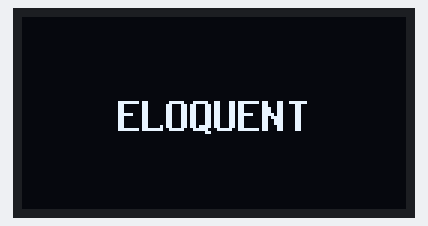
Simulated run of this program. Board: ESP32. Shown: 128×64 one-colour display.

Above: at 0.1 s.
At 4.1 s:
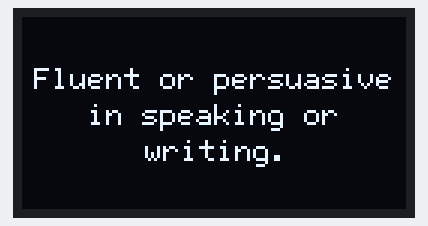
At 12.2 s:
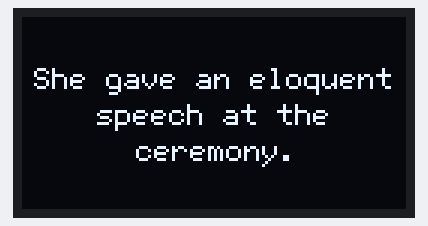

Measured:
- by itself, everything shown: repeats every 22.1 s, in 3 steps
- what the display in image 1 shows lasts 8.0 s, from 4.1 s to 12.1 s
- what the display in image 2 shows lasts 10.0 s, from 12.1 s to 22.1 s

The program:

main.cpp
```cpp
#include <Arduino.h>
#include <U8g2lib.h>

constexpr uint8_t OLED_CS_PIN = 21;
constexpr uint8_t OLED_DC_PIN = 17;
constexpr uint8_t OLED_RESET_PIN = 16;

constexpr uint16_t WORD_DURATION_MS = 4000;
constexpr uint16_t DEFINITION_DURATION_MS = 8000;
constexpr uint16_t EXAMPLE_DURATION_MS = 10000;

constexpr uint16_t BODY_MAX_WIDTH_PX = 120;
constexpr uint8_t BODY_MAX_LINES = 4;
constexpr uint8_t BODY_LINE_HEIGHT_PX = 12;

U8G2_SSD1309_128X64_NONAME0_F_4W_HW_SPI display(U8G2_R0, OLED_CS_PIN,
                                                OLED_DC_PIN, OLED_RESET_PIN);

struct VocabularyEntry {
  const char* word;
  const char* definition;
  const char* example;
};

const VocabularyEntry entry = {"ELOQUENT",
                               "Fluent or persuasive in speaking or writing.",
                               "She gave an eloquent speech at the ceremony."};

enum class DisplayPhase { Word, Definition, Example };

DisplayPhase currentPhase = DisplayPhase::Word;
unsigned long phaseStartedAt = 0;

bool drawCenteredWord(const char* word) {
  display.setFont(u8g2_font_8x13B_tf);

  const uint16_t textWidth = display.getStrWidth(word);

  if (textWidth > BODY_MAX_WIDTH_PX) {
    return false;
  }

  const int16_t x = (display.getDisplayWidth() - textWidth) / 2;

  // Baseline places the word near the vertical center.
  display.drawStr(x, 38, word);

  return true;
}

bool drawWrappedBodyText(const char* text) {
  char workingText[180];
  strncpy(workingText, text, sizeof(workingText) - 1);
  workingText[sizeof(workingText) - 1] = '\0';

  char lines[BODY_MAX_LINES][64] = {};
  uint8_t lineCount = 0;

  display.setFont(u8g2_font_6x12_tf);

  char* word = strtok(workingText, " ");

  while (word != nullptr) {
    if (lineCount >= BODY_MAX_LINES) {
      return false;
    }

    char candidate[64];

    if (lines[lineCount][0] == '\0') {
      snprintf(candidate, sizeof(candidate), "%s", word);
    } else {
      snprintf(candidate, sizeof(candidate), "%s %s", lines[lineCount], word);
    }

    if (display.getStrWidth(candidate) <= BODY_MAX_WIDTH_PX) {
      strncpy(lines[lineCount], candidate, sizeof(lines[lineCount]) - 1);
    } else {
      lineCount++;

      if (lineCount >= BODY_MAX_LINES) {
        return false;
      }

      if (display.getStrWidth(word) > BODY_MAX_WIDTH_PX) {
        return false;
      }

      strncpy(lines[lineCount], word, sizeof(lines[lineCount]) - 1);
    }

    word = strtok(nullptr, " ");
  }

  if (lines[lineCount][0] != '\0') {
    lineCount++;
  }

  const uint8_t totalTextHeight = lineCount * BODY_LINE_HEIGHT_PX;

  const int16_t top = (display.getDisplayHeight() - totalTextHeight) / 2;

  for (uint8_t i = 0; i < lineCount; i++) {
    const uint16_t lineWidth = display.getStrWidth(lines[i]);

    const int16_t x = (display.getDisplayWidth() - lineWidth) / 2;

    const int16_t baseline = top + 10 + i * BODY_LINE_HEIGHT_PX;

    display.drawStr(x, baseline, lines[i]);
  }

  return true;
}

void drawFitError(const char* section) {
  display.setFont(u8g2_font_6x12_tf);
  display.drawStr(4, 26, section);
  display.drawStr(4, 42, "DOES NOT FIT");
}

void renderCurrentPhase() {
  display.clearBuffer();

  switch (currentPhase) {
    case DisplayPhase::Word:
      if (!drawCenteredWord(entry.word)) {
        drawFitError("WORD");
      }

      break;

    case DisplayPhase::Definition:
      if (!drawWrappedBodyText(entry.definition)) {
        drawFitError("DEFINITION");
      }

      break;

    case DisplayPhase::Example:
      if (!drawWrappedBodyText(entry.example)) {
        drawFitError("EXAMPLE");
      }

      break;
  }

  display.sendBuffer();
  phaseStartedAt = millis();
}

uint16_t getCurrentPhaseDuration() {
  switch (currentPhase) {
    case DisplayPhase::Word:
      return WORD_DURATION_MS;

    case DisplayPhase::Definition:
      return DEFINITION_DURATION_MS;

    case DisplayPhase::Example:
      return EXAMPLE_DURATION_MS;
  }

  return WORD_DURATION_MS;
}

void advancePhase() {
  switch (currentPhase) {
    case DisplayPhase::Word:
      currentPhase = DisplayPhase::Definition;
      break;

    case DisplayPhase::Definition:
      currentPhase = DisplayPhase::Example;
      break;

    case DisplayPhase::Example:
      currentPhase = DisplayPhase::Word;
      break;
  }

  renderCurrentPhase();
}

void setup() {
  display.begin();
  renderCurrentPhase();
}

void loop() {
  const unsigned long elapsed = millis() - phaseStartedAt;

  if (elapsed >= getCurrentPhaseDuration()) {
    advancePhase();
  }
}
```
